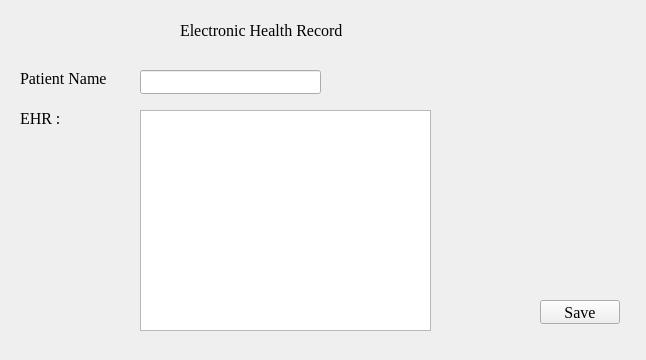
<?xml version="1.0" encoding="UTF-8"?>
<ui version="4.0">
 <class>write_ehr</class>
 <widget class="QWidget" name="write_ehr">
  <property name="geometry">
   <rect>
    <x>0</x>
    <y>0</y>
    <width>646</width>
    <height>360</height>
   </rect>
  </property>
  <property name="font">
   <font>
    <family>Times New Roman</family>
    <pointsize>12</pointsize>
   </font>
  </property>
  <property name="windowTitle">
   <string>Form</string>
  </property>
  <widget class="QLabel" name="label">
   <property name="geometry">
    <rect>
     <x>180</x>
     <y>20</y>
     <width>281</width>
     <height>20</height>
    </rect>
   </property>
   <property name="styleSheet">
    <string notr="true">font: 700 italic 18pt &quot;Times New Roman&quot;;</string>
   </property>
   <property name="text">
    <string>Electronic Health Record</string>
   </property>
  </widget>
  <widget class="QLabel" name="label_2">
   <property name="geometry">
    <rect>
     <x>20</x>
     <y>70</y>
     <width>121</width>
     <height>16</height>
    </rect>
   </property>
   <property name="styleSheet">
    <string notr="true">font: 12pt &quot;Times New Roman&quot;;</string>
   </property>
   <property name="text">
    <string>Patient Name</string>
   </property>
  </widget>
  <widget class="QLabel" name="label_3">
   <property name="geometry">
    <rect>
     <x>20</x>
     <y>110</y>
     <width>49</width>
     <height>16</height>
    </rect>
   </property>
   <property name="styleSheet">
    <string notr="true">font: 12pt &quot;Times New Roman&quot;;</string>
   </property>
   <property name="text">
    <string>EHR :</string>
   </property>
  </widget>
  <widget class="QTextEdit" name="textEdit">
   <property name="geometry">
    <rect>
     <x>140</x>
     <y>110</y>
     <width>291</width>
     <height>221</height>
    </rect>
   </property>
   <property name="styleSheet">
    <string notr="true">color: rgb(255, 255, 255);</string>
   </property>
  </widget>
  <widget class="QLineEdit" name="lineEdit">
   <property name="geometry">
    <rect>
     <x>140</x>
     <y>70</y>
     <width>181</width>
     <height>24</height>
    </rect>
   </property>
   <property name="styleSheet">
    <string notr="true"/>
   </property>
  </widget>
  <widget class="QPushButton" name="pushButton">
   <property name="geometry">
    <rect>
     <x>540</x>
     <y>300</y>
     <width>80</width>
     <height>24</height>
    </rect>
   </property>
   <property name="styleSheet">
    <string notr="true">font: 12pt &quot;Times New Roman&quot;;</string>
   </property>
   <property name="text">
    <string>Save</string>
   </property>
  </widget>
 </widget>
 <resources/>
 <connections/>
</ui>
